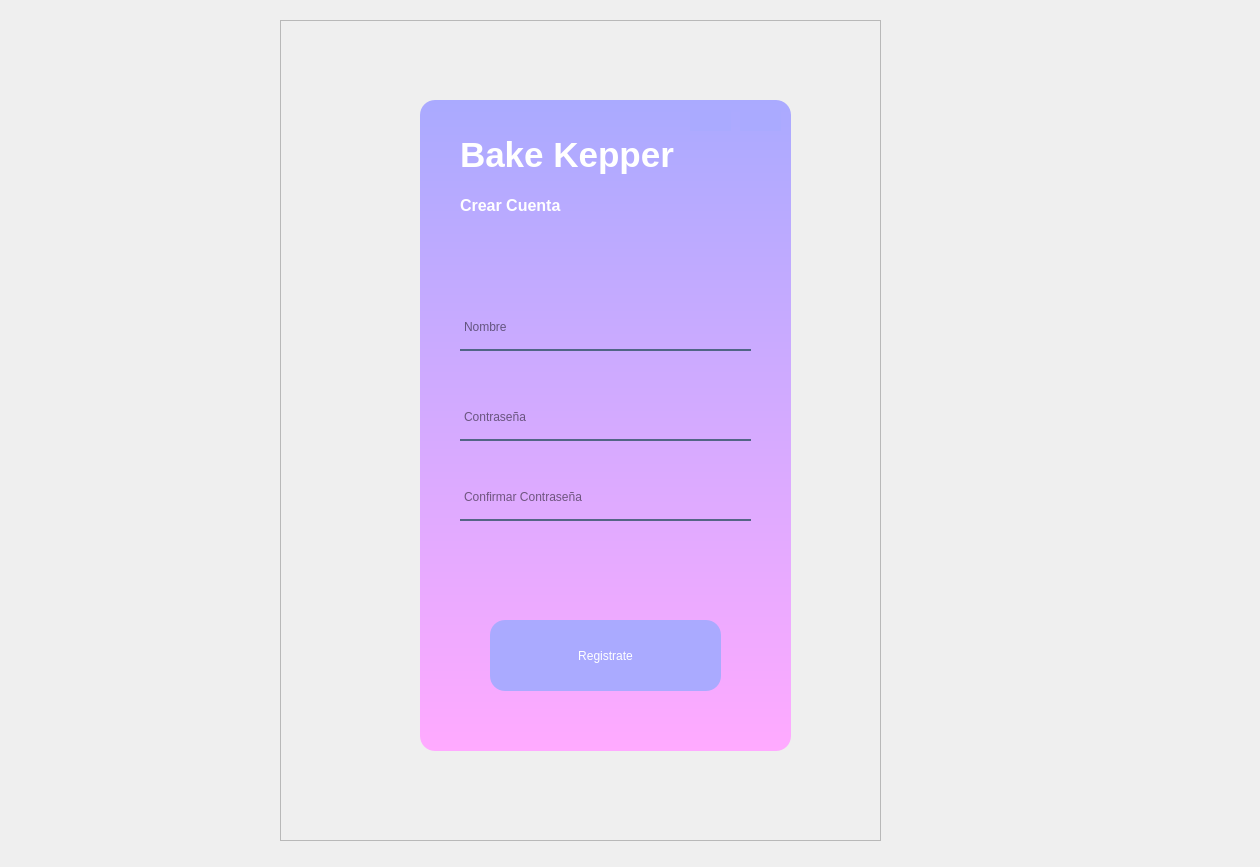
<?xml version="1.0" encoding="UTF-8"?>
<ui version="4.0">
 <class>Form</class>
 <widget class="QWidget" name="Form">
  <property name="geometry">
   <rect>
    <x>0</x>
    <y>0</y>
    <width>1260</width>
    <height>867</height>
   </rect>
  </property>
  <property name="windowTitle">
   <string>Form</string>
  </property>
  <widget class="QFrame" name="frame_3">
   <property name="geometry">
    <rect>
     <x>280</x>
     <y>20</y>
     <width>601</width>
     <height>821</height>
    </rect>
   </property>
   <property name="frameShape">
    <enum>QFrame::StyledPanel</enum>
   </property>
   <property name="frameShadow">
    <enum>QFrame::Raised</enum>
   </property>
   <widget class="QWidget" name="widget" native="true">
    <property name="geometry">
     <rect>
      <x>140</x>
      <y>80</y>
      <width>371</width>
      <height>651</height>
     </rect>
    </property>
    <property name="styleSheet">
     <string notr="true">background-color: qlineargradient(spread:pad, x1:0, y1:0, x2:0, y2:1, stop:0 #AAAAFF, stop:1 #ffaaff);
border-radius:15px;</string>
    </property>
    <widget class="QLabel" name="label">
     <property name="geometry">
      <rect>
       <x>40</x>
       <y>80</y>
       <width>231</width>
       <height>51</height>
      </rect>
     </property>
     <property name="styleSheet">
      <string notr="true">background-color: transparent;
font: 25 20pt &quot;Bookman Old Style&quot;;</string>
     </property>
     <property name="text">
      <string>&lt;html&gt;&lt;head/&gt;&lt;body&gt;&lt;p&gt;&lt;span style=&quot; font-size:12pt; font-weight:600; color:#ffffff;&quot;&gt;Crear Cuenta&lt;/span&gt;&lt;/p&gt;&lt;/body&gt;&lt;/html&gt;</string>
     </property>
    </widget>
    <widget class="QLineEdit" name="lineEdit">
     <property name="geometry">
      <rect>
       <x>40</x>
       <y>210</y>
       <width>291</width>
       <height>41</height>
      </rect>
     </property>
     <property name="styleSheet">
      <string notr="true">background-color: rgba(0,0,0,0);
border: 2px solid rgba(0,0,0,0);
border-radius:0px;
border-bottom-color: rgba(46,82,101,200);
color: rgb(0,0,0);
padding-bottom: 7px;
font: 13pt &quot;MS Shell Dlg 2&quot;;</string>
     </property>
     <property name="placeholderText">
      <string>Nombre</string>
     </property>
    </widget>
    <widget class="QLineEdit" name="lineEdit_2">
     <property name="geometry">
      <rect>
       <x>40</x>
       <y>300</y>
       <width>291</width>
       <height>41</height>
      </rect>
     </property>
     <property name="styleSheet">
      <string notr="true">background-color: rgba(0,0,0,0);
border: 2px solid rgba(0,0,0,0);
border-radius:0px;
border-bottom-color: rgba(46,82,101,200);
color: rgb(0,0,0);
padding-bottom: 7px;
font: 13pt &quot;MS Shell Dlg 2&quot;;</string>
     </property>
     <property name="echoMode">
      <enum>QLineEdit::Password</enum>
     </property>
     <property name="placeholderText">
      <string>Contraseña</string>
     </property>
    </widget>
    <widget class="QLineEdit" name="lineEdit_3">
     <property name="geometry">
      <rect>
       <x>40</x>
       <y>380</y>
       <width>291</width>
       <height>41</height>
      </rect>
     </property>
     <property name="styleSheet">
      <string notr="true">background-color: rgba(0,0,0,0);
border: 2px solid rgba(0,0,0,0);
border-radius:0px;
border-bottom-color: rgba(46,82,101,200);
color: rgb(0,0,0);
padding-bottom: 7px;
font: 13pt &quot;MS Shell Dlg 2&quot;;</string>
     </property>
     <property name="echoMode">
      <enum>QLineEdit::Password</enum>
     </property>
     <property name="placeholderText">
      <string>Confirmar Contraseña</string>
     </property>
    </widget>
    <widget class="QLabel" name="label_3">
     <property name="geometry">
      <rect>
       <x>40</x>
       <y>30</y>
       <width>251</width>
       <height>51</height>
      </rect>
     </property>
     <property name="styleSheet">
      <string notr="true">background-color: transparent;

font: 75 20pt &quot;Script MT Bold&quot;;</string>
     </property>
     <property name="text">
      <string>&lt;html&gt;&lt;head/&gt;&lt;body&gt;&lt;p&gt;&lt;span style=&quot; font-size:26pt; font-weight:600; color:#ffffff;&quot;&gt;Bake Kepper&lt;/span&gt;&lt;/p&gt;&lt;/body&gt;&lt;/html&gt;</string>
     </property>
    </widget>
    <widget class="QPushButton" name="minApp">
     <property name="geometry">
      <rect>
       <x>270</x>
       <y>10</y>
       <width>41</width>
       <height>21</height>
      </rect>
     </property>
     <property name="styleSheet">
      <string notr="true">background-color: rgb(170, 170, 255);</string>
     </property>
     <property name="text">
      <string/>
     </property>
     <property name="icon">
      <iconset>
       <normaloff>blackLine.png</normaloff>blackLine.png</iconset>
     </property>
     <property name="iconSize">
      <size>
       <width>40</width>
       <height>40</height>
      </size>
     </property>
    </widget>
    <widget class="QPushButton" name="closeApp">
     <property name="geometry">
      <rect>
       <x>320</x>
       <y>10</y>
       <width>41</width>
       <height>21</height>
      </rect>
     </property>
     <property name="styleSheet">
      <string notr="true">background-color: rgb(170, 170, 255);</string>
     </property>
     <property name="text">
      <string/>
     </property>
     <property name="icon">
      <iconset>
       <normaloff>cross.png</normaloff>cross.png</iconset>
     </property>
     <property name="iconSize">
      <size>
       <width>20</width>
       <height>20</height>
      </size>
     </property>
    </widget>
    <widget class="QPushButton" name="continueB">
     <property name="geometry">
      <rect>
       <x>70</x>
       <y>520</y>
       <width>231</width>
       <height>71</height>
      </rect>
     </property>
     <property name="styleSheet">
      <string notr="true">font: italic 30pt &quot;Brush Script MT&quot;;
background-color: rgb(170, 170, 255);
color: rgb(255, 255, 255);</string>
     </property>
     <property name="text">
      <string>Registrate</string>
     </property>
    </widget>
    <widget class="QPushButton" name="ver_1">
     <property name="geometry">
      <rect>
       <x>290</x>
       <y>310</y>
       <width>41</width>
       <height>31</height>
      </rect>
     </property>
     <property name="styleSheet">
      <string notr="true">background-color:transparent;</string>
     </property>
     <property name="text">
      <string/>
     </property>
     <property name="icon">
      <iconset>
       <normaloff>show.png</normaloff>show.png</iconset>
     </property>
     <property name="iconSize">
      <size>
       <width>25</width>
       <height>25</height>
      </size>
     </property>
    </widget>
    <widget class="QPushButton" name="ver_2">
     <property name="geometry">
      <rect>
       <x>290</x>
       <y>390</y>
       <width>41</width>
       <height>31</height>
      </rect>
     </property>
     <property name="styleSheet">
      <string notr="true">background-color:transparent;</string>
     </property>
     <property name="text">
      <string/>
     </property>
     <property name="icon">
      <iconset>
       <normaloff>show.png</normaloff>show.png</iconset>
     </property>
     <property name="iconSize">
      <size>
       <width>25</width>
       <height>25</height>
      </size>
     </property>
    </widget>
   </widget>
  </widget>
 </widget>
 <resources/>
 <connections/>
</ui>
